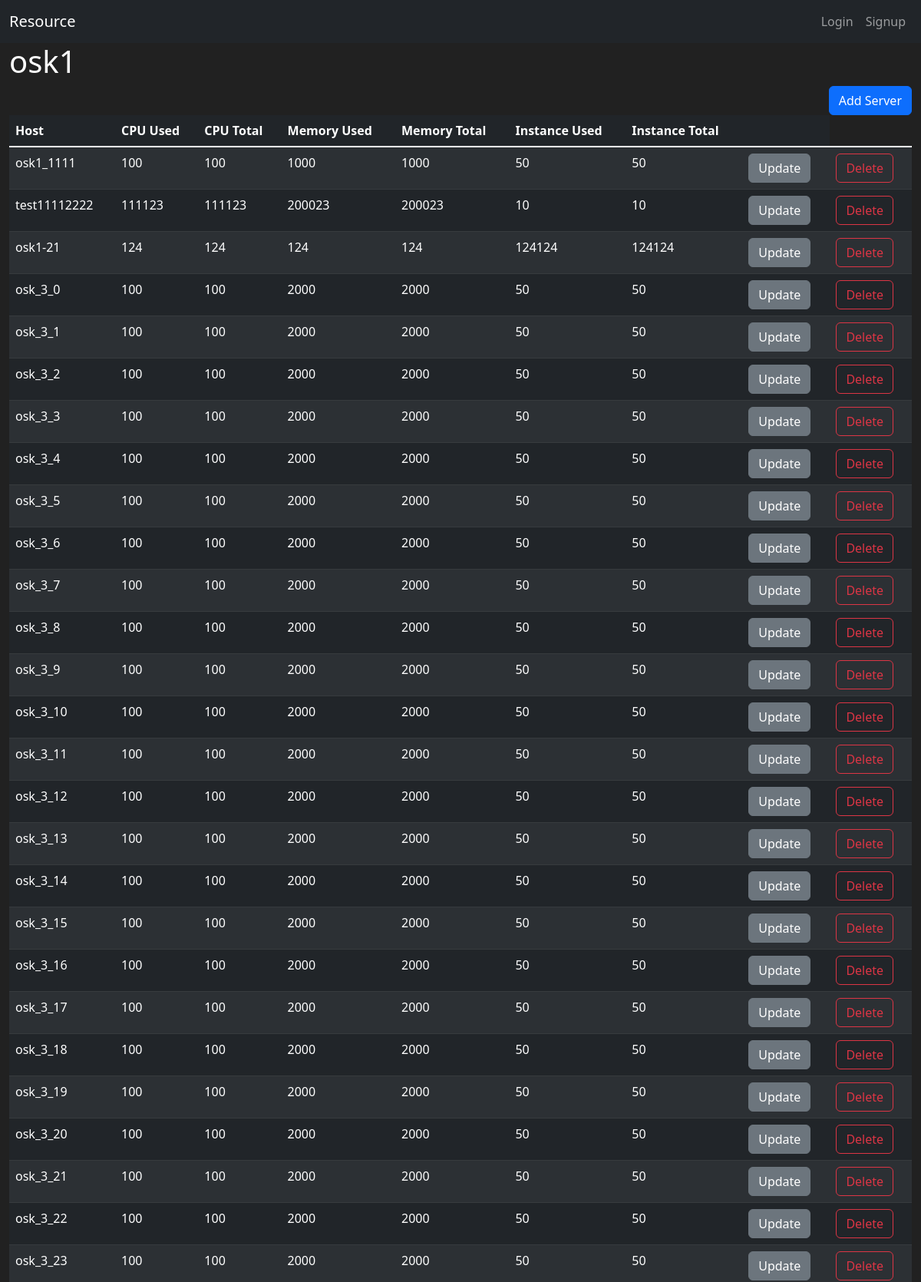
Screenshot of /region/2/ (upper part) with the database file from the repository.
### resource/models.py (models this page shows, shortened)
class Region(db.Model):
    id = db.Column(db.Integer, primary_key=True)
    name = db.Column(db.String(100), nullable=False, unique=True)

class Server(db.Model):
    id = db.Column(db.Integer, primary_key=True)
    region_id = db.Column(db.Integer(), db.ForeignKey(
        'region.id'))
    region = db.relationship('Region', backref=db.backref(
        'servers', cascade='all, delete-orphan'))
    host = db.Column(db.String(100), nullable=False, unique=True)
    cpu = db.Column(db.Integer(), nullable=False)
    memory = db.Column(db.Integer(), nullable=False)
    instance = db.Column(db.Integer(), nullable=False)

### resource/views/region_views.py (the view)
@bp.route('/<int:region_id>/', methods=('GET', 'POST'))
def detail(region_id):
    form = ServerForm()
    regions = Region.query.all()
    region = Region.query.get_or_404(region_id)
    servers = Server.query.filter_by(region_id=region_id)
    if request.method == 'POST' and form.validate_on_submit():
        server = Server(region_id=region_id, host=form.host.data, cpu=form.cpu.data,
                        memory=form.memory.data, instance=form.instance.data)
        db.session.add(server)
        db.session.commit()
    return render_template('region/region_detail.html', regions=regions, region=region, servers=servers, form=form)

### resource/views/auth_views.py (called while the page is built)
@bp.before_app_request
def load_logged_in_user():
    user_id = session.get('user_id')
    if user_id is None:
        g.user = None
    else:
        g.user = User.query.get(user_id)

### resource/templates/region/region_detail.html (shortened to what this page needs)
{% extends "base.html" %}
{% block content %}
<div class="container-fluid">
    <h1>{{ region.name }}</h1>
    <div class="d-grid gap-2 d-md-flex justify-content-md-end">
        <button class="btn btn-primary" type="button" data-bs-toggle="modal" data-bs-target="#modal_add_server-{{ region.id }}">Add Server</button>
    </div>
    <table class="table table-hover table-striped table-dark">
        <thead>
        <tr>
            <th scope="col">Host</th>
            <th scope="col">CPU Used</th>
            <th scope="col">CPU Total</th>
            <th scope="col">Memory Used</th>
            <th scope="col">Memory Total</th>
            <th scope="col">Instance Used</th>
            <th scope="col">Instance Total</th>
            <th scope="col"></th>
        </tr>
        </thead>
        <tbody class="table-group-divider">
            {% for server in servers %}
        <tr>
            <td>{{ server.host }}</td>
            <td>{{ server.cpu }}</td>
            <td>{{ server.cpu }}</td>
            <td>{{ server.memory }}</td>
            <td>{{ server.memory }}</td>
            <td>{{ server.instance }}</td>
            <td>{{ server.instance }}</td>
            <td>
                <a class="btn btn-secondary" href="{{ url_for('server.update', server_id=server.id) }}" role="button">Update</a>
            </td>
            <td>
                <button class="btn btn-outline-danger" type="button" data-bs-toggle="modal" data-bs-target="#modal_delete_server-{{ server.id }}">Delete</button>
            </td>
        </tr>
        {% endfor %}
        </tbody>
    </table>
</div>
{% endblock %}

### resource/templates/base.html (shortened to what this page needs)
<!DOCTYPE html>
<html lang="en">
<head>
    <link href="https://cdn.jsdelivr.net/npm/bootstrap@5.2.0-beta1/dist/css/bootstrap.min.css" rel="stylesheet">
</head>
<body>
    {% include "navbar.html" %}
    {% block content %}
    {% endblock %}
</body>
</html>

### resource/templates/navbar.html (shortened to what this page needs)
<nav class="navbar navbar-expand-lg navbar-dark bg-dark">
    <div class="container-fluid">
      <a class="navbar-brand" href="{{ url_for('main.index') }}">Resource</a>
      {% if g.user %}
      <div class="collapse navbar-collapse" id="navbarNav">
        <ul class="navbar-nav">
          {% for region in regions %}
            <li class="nav-item">
                <a class="nav-link" href="{{ url_for('region.detail', region_id=region.id) }}">{{ region.name }}</a>
            </li>
          {% endfor %}
        </ul>
      </div>
        <ul class="navbar-nav">
          <div class="nav-item">
            <a class="nav-link" href="#">{{ g.user.name }}</a>
          </div>
          <li class="nav-item">
            <a class="nav-link" href="{{ url_for('auth.logout') }}">Logout</a>
          </li>
         </ul>
      {% else %}
        <ul class="navbar-nav">
            <li class="nav-item">
            <a class="nav-link" href="{{ url_for('auth.login') }}">Login</a>
            </li>
            <li class="nav-item">
            <a class="nav-link" href="{{ url_for('auth.signup') }}">Signup</a>
            </li>
        </ul>
      {% endif %}
    </div>
  </nav>

### resource/templates/base.html (style rules this page uses)
body { background-color: #212121; color: white }

### rows the page displays
Region: name "osk1"
Server: host "osk1_1111", cpu "100", memory "1000", instance "50"
Server: host "test11112222", cpu "111123", memory "200023", instance "10"
Server: host "osk1-21", cpu "124", memory "124", instance "124124"
Server: host "osk_3_0", cpu "100", memory "2000", instance "50"
Server: host "osk_3_1", cpu "100", memory "2000", instance "50"
Server: host "osk_3_2", cpu "100", memory "2000", instance "50"
Server: host "osk_3_3", cpu "100", memory "2000", instance "50"
Server: host "osk_3_4", cpu "100", memory "2000", instance "50"
Server: host "osk_3_5", cpu "100", memory "2000", instance "50"
Server: host "osk_3_6", cpu "100", memory "2000", instance "50"
Server: host "osk_3_7", cpu "100", memory "2000", instance "50"
Server: host "osk_3_8", cpu "100", memory "2000", instance "50"
Server: host "osk_3_9", cpu "100", memory "2000", instance "50"
Server: host "osk_3_10", cpu "100", memory "2000", instance "50"
Server: host "osk_3_11", cpu "100", memory "2000", instance "50"
Server: host "osk_3_12", cpu "100", memory "2000", instance "50"
Server: host "osk_3_13", cpu "100", memory "2000", instance "50"
Server: host "osk_3_14", cpu "100", memory "2000", instance "50"
Server: host "osk_3_15", cpu "100", memory "2000", instance "50"
Server: host "osk_3_16", cpu "100", memory "2000", instance "50"
Server: host "osk_3_17", cpu "100", memory "2000", instance "50"
Server: host "osk_3_18", cpu "100", memory "2000", instance "50"
Server: host "osk_3_19", cpu "100", memory "2000", instance "50"
Server: host "osk_3_20", cpu "100", memory "2000", instance "50"
Server: host "osk_3_21", cpu "100", memory "2000", instance "50"
Server: host "osk_3_22", cpu "100", memory "2000", instance "50"
Server: host "osk_3_23", cpu "100", memory "2000", instance "50"
